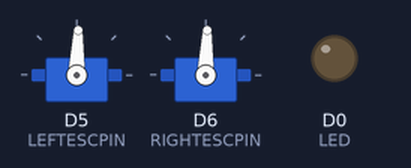
A sketch run on a simulated ESP8266 (NodeMCU). Parts: 2 × servo, output pins drawn as LEDs (lit = HIGH). What the sketch prints to the serial monitor is not drawn.

Above: at 0.2 s.
Timing chart, 0 to 1.7 s (numbered marks = the images above):
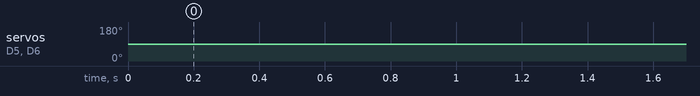

Measured:
- by itself, servo on D5 (LEFTESCPIN), servo on D6 (RIGHTESCPIN): 90° → 88° at 0.10 s

The sketch:

main.ino
```cpp
#define LED D0
#define LIGADO LOW
#define DESLIGADO HIGH

void setup()
{
 // Configura porta Serial
 Serial.begin(115200);

 // Configura o WIFI para rodar no modo AP (onde qualquer dispositivo pode se conectar a ele diretamente)
 setupAccessPoint();

 // Configura UDP (Começa a escutar informações pelo protocolo UDP)
 setupUDP();

  pinMode(LED, OUTPUT);
  setupMotors();
}

void loop()
{
  // Verifica se tem alguma mensagem nova via UDP
  String mensagem = lerPacoteUDP();
  testConnected();

  if (mensagem == "1") { // Liga Led da própria NODEMCU
    digitalWrite(LED, LIGADO);
    Serial.println("Liga");
    Serial.println(mensagem);
  }
  else if (mensagem == "2") { // Desliga Led da própria NODEMCU
    digitalWrite(LED, DESLIGADO);
    Serial.println("Desliga");
    Serial.println(mensagem);
  }
  else if(stringContains(mensagem, "leftEsc")) {
      Serial.print("leftEsc : ");
      float value = getParameter(mensagem, ";").toFloat();
      Serial.println(value);
      updateLeftMotor(value);
  }
  else if(stringContains(mensagem, "rightEsc")) {
      Serial.print("rightEscEsc : ");
      float value = getParameter(mensagem, ";").toFloat();
      Serial.println(value);
      updateRightMotor(value);
  }
}
```

Utils.ino
```cpp
bool stringContains(String content, String sfind)
{
    return content.indexOf(sfind) != -1;
}

String getParameter(String content, String delimiter) {
    int index = content.indexOf(delimiter) + 1;

    if (index == 0) {
        return "";
    }

     return content.substring(index);
}
```

controleMotores.ino
```cpp
/****************************************
   Include Libraries
 ****************************************/
#include <Servo.h>
/****************************************
 *
 */

#define LIGADO LOW
#define DESLIGADO HIGH
#define LEFTESCPIN D5
#define RIGHTESCPIN D6

Servo leftESC;
Servo rightESC;

void setupMotors() {
  leftESC.attach(LEFTESCPIN,1000,2000);
  rightESC.attach(RIGHTESCPIN,1000,2000);
}

void stopMotores() {
  updateLeftMotor(49);
  updateRightMotor(49);
}

void updateLeftMotor(int value) {
   float mappedValue = map(value, 0, 100, 0, 180); //Map the 0-100 values from the slider to the 0-180 to use the servo lib.
   Serial.println(mappedValue);
   leftESC.write(mappedValue); //Send the value (PWM) to the ESC
}

void updateRightMotor(int value) {
  float mappedValue = map(value, 0, 100, 0, 180); //Map the 0-100 values from the slider to the 0-180 to use the servo lib.
  Serial.println(mappedValue);
  rightESC.write(mappedValue); //Send the value (PWM) to the ESC
}
```

wifiConnection.ino
```cpp
#include <ESP8266WiFi.h>
// Levanta Wifi em modo Hotspot com nome de rede e definidos aqui abaixo

const char *ssid = "NomeDaRedeWifi"; // Aqui você definirá o nome da rede WIFI que você irá criar, a qual você se comunicará através do iPhone do exemplo.
const char *password = "Senha"; // Aqui será a senha da sua rede WIFI

//AP configuration
IPAddress apIP(192, 168, 1, 1);
IPAddress netMask(255, 255, 255, 0);
int lastSoftAPgetStationNum = -1;

void testConnected() {
  int connectedNum = WiFi.softAPgetStationNum();
  if (connectedNum != lastSoftAPgetStationNum) {
      Serial.println("Stations connected to soft-AP changed:");
      Serial.println(connectedNum);
      lastSoftAPgetStationNum = connectedNum;
      stopMotores();
  }
}

void setupAccessPoint() {
  WiFi.mode(WIFI_AP);
  WiFi.softAPConfig(apIP, apIP, netMask);
  WiFi.softAP(ssid, password);
  delay(100);
}
```

wifiUDP.ino
```cpp
#include <WiFiUdp.h>

WiFiUDP Udp;
int localPort = 9999;
char emptyBuffer[0];
int lastUdpIsAvailable = -10;

void setupUDP() {
  // Começa a escutar informações na porta configurada
  Udp.begin(localPort);
}

String lerPacoteUDP() {
  // Verifica o tamnho do pacote disponível
  int packetSize = Udp.parsePacket();
//  Serial.print("packetSize: ");
//      Serial.println(packetSize);
  char packetBuffer[255];
  int udpIsAvailable = Udp.available();
  if (lastUdpIsAvailable != udpIsAvailable) {
      Serial.print("udpIsAvailable changed: ");
      Serial.println(udpIsAvailable);
      lastUdpIsAvailable = udpIsAvailable;
  }


  if (packetSize) {
    // Lê o pacote
    int len = Udp.read(packetBuffer, 255);
    if (len > 0) packetBuffer[len] = 0;
    Serial.print("Recebido(IP/Tamanho/Dado): ");
    Serial.print(Udp.remoteIP()); Serial.print(" / ");
    Serial.print(packetSize); Serial.print(" / ");
    Serial.println(packetBuffer);

    Udp.beginPacket(Udp.remoteIP(), Udp.remotePort());
    // Informa que o dado foi recebido com sucesso
    Udp.write("dado recebido: ");
    Udp.write(packetBuffer);
    Udp.endPacket();

    // retorna o pacote
    return packetBuffer;
  }

  return emptyBuffer;
}
```
